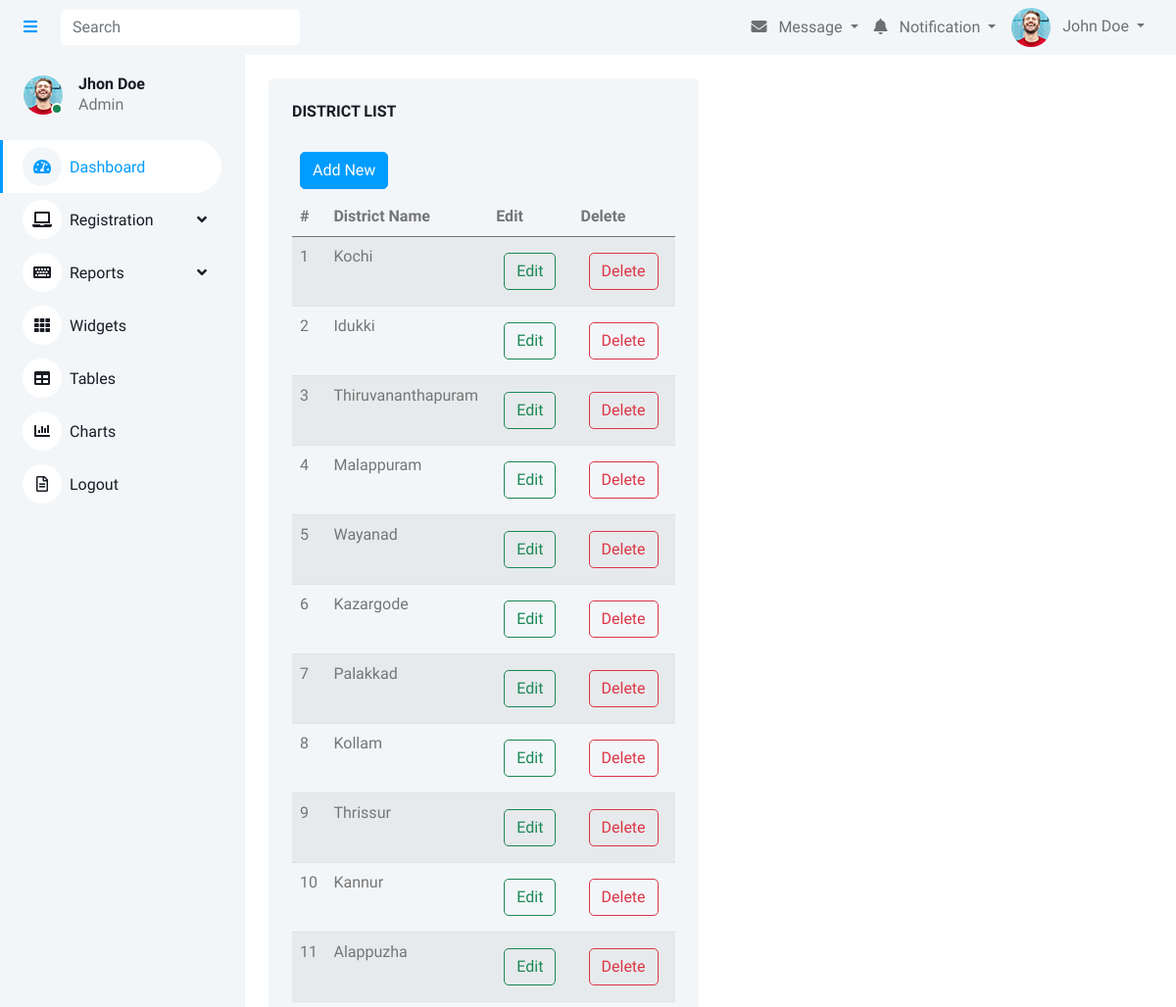
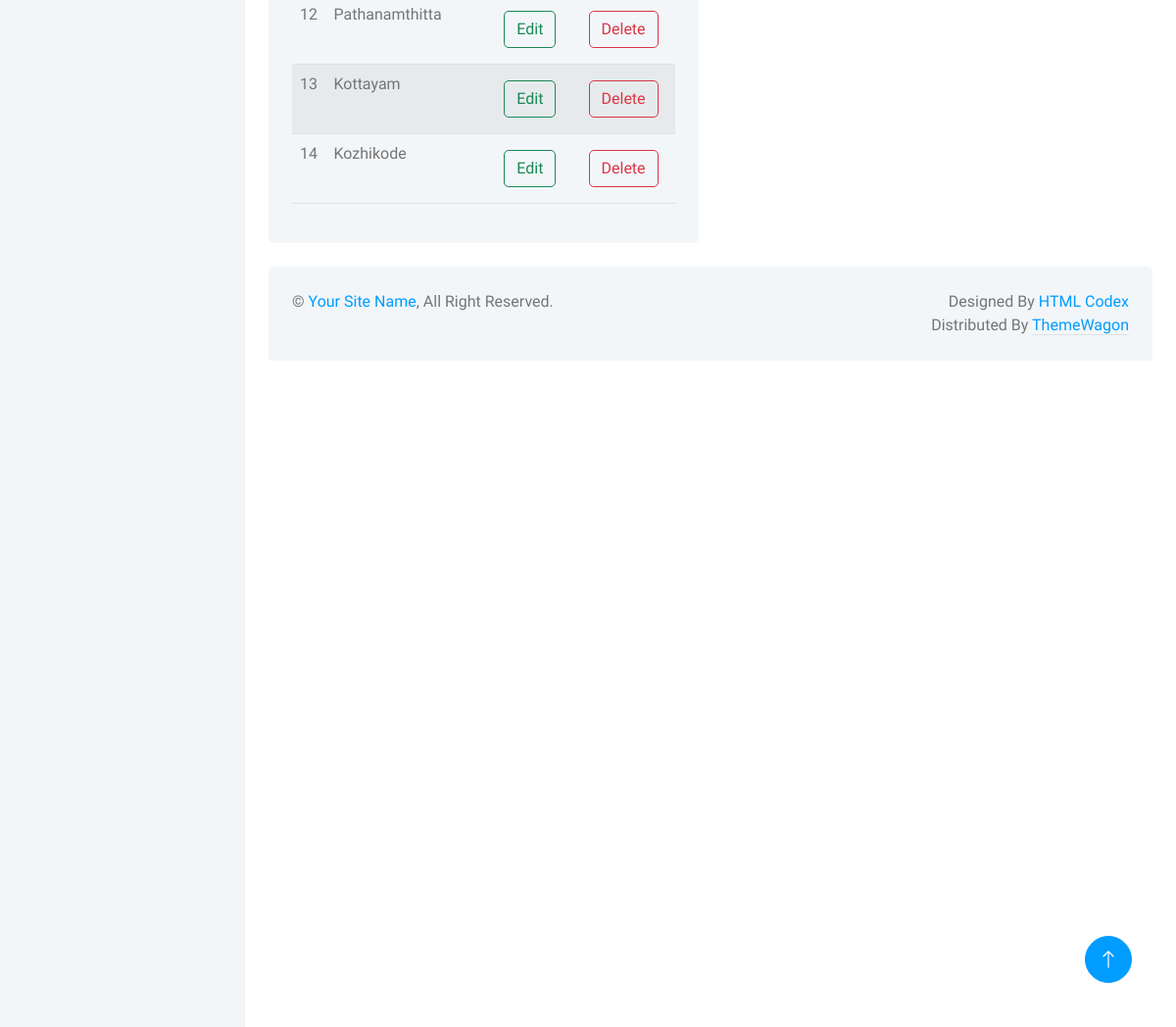
Page /Admin/districtview.php on the committed database (2 pictures, top to bottom).
### tables this page shows
CREATE TABLE IF NOT EXISTS `tbldistrict` (
  `districtid` int(11) NOT NULL AUTO_INCREMENT,
  `districtname` varchar(50) NOT NULL,
  PRIMARY KEY (`districtid`)
);

### Admin/districtview.php (the view)
<?php
include("header.php");
include("config.php");
?>
    <div class="content">
    <div class="container-fluid pt-4 px-4">
        <div class="row g-4">
            <div class="col-sm-12 col-xl-6">
                <div class="bg-light rounded h-100 p-4">
                    <h6 class="mb-4">DISTRICT LIST</h6>
                    <a href="districtreg.php"><button type="button" class="btn btn-primary m-2" align="right">Add New</button></a><br>
                    <table class="table table-striped">
                        <thead>
                            <tr>
                                <th scope="col">#</th>
                                <th scope="col">District Name</th>
                                <th scope="col">Edit</th>
                                <th scope="col">Delete</th>
                            </tr>
                        </thead>
                        <tbody>
                        <?php
                        $s=1;
                                    $sql=mysqli_query($con,"SELECT * FROM tbldistrict");
                                    while($display=mysqli_fetch_array($sql))
                                    {
                                    echo "<tr>";
                                    echo"<td>".$s++."</td>";
                                    echo "<td>".$display["districtname"]."</td>";
                                    ?>
                            <td><a href="districtedit.php?districtid=<?php echo $display["districtid"]  ?>"><button type="button" class="btn btn-outline-success m-2" >Edit</button></a></td>
                           <td><a onclick="return confirm('Are You Sure to Delete this Record?')"  href="districtdelete.php?districtid=<?php echo $display["districtid"]  ?>"><button type="button" class="btn btn-outline-danger m-2"  >Delete</button></td>
                        </tr>
                        <?php
                            }
                            ?>
                        </tbody>
                    </table>
                </div>
            </div>
        </div>
    </div>
    </div>
<?php
include("footer.php");
?>

### Admin/css/style.css (style rules this page uses)
:root { --primary: #009CFF; --light: #F3F6F9; --dark: #191C24; }
.btn { transition: .5s; }
.btn.btn-primary { color: #FFFFFF; }
.content { margin-left: 250px; min-height: 100vh; background: #FFFFFF; transition: 0.5s; }
@media (min-width: 992px) { .content { width: calc(100% - 250px); } }

### rows in the picture
tbldistrict: districtname "Kochi"
tbldistrict: districtname "Idukki"
tbldistrict: districtname "Thiruvananthapuram"
tbldistrict: districtname "Malappuram"
tbldistrict: districtname "Wayanad"
tbldistrict: districtname "Kazargode"
tbldistrict: districtname "Palakkad"
tbldistrict: districtname "Kollam"
tbldistrict: districtname "Thrissur"
tbldistrict: districtname "Kannur"
tbldistrict: districtname "Alappuzha"
tbldistrict: districtname "Pathanamthitta"
tbldistrict: districtname "Kottayam"
tbldistrict: districtname "Kozhikode"
